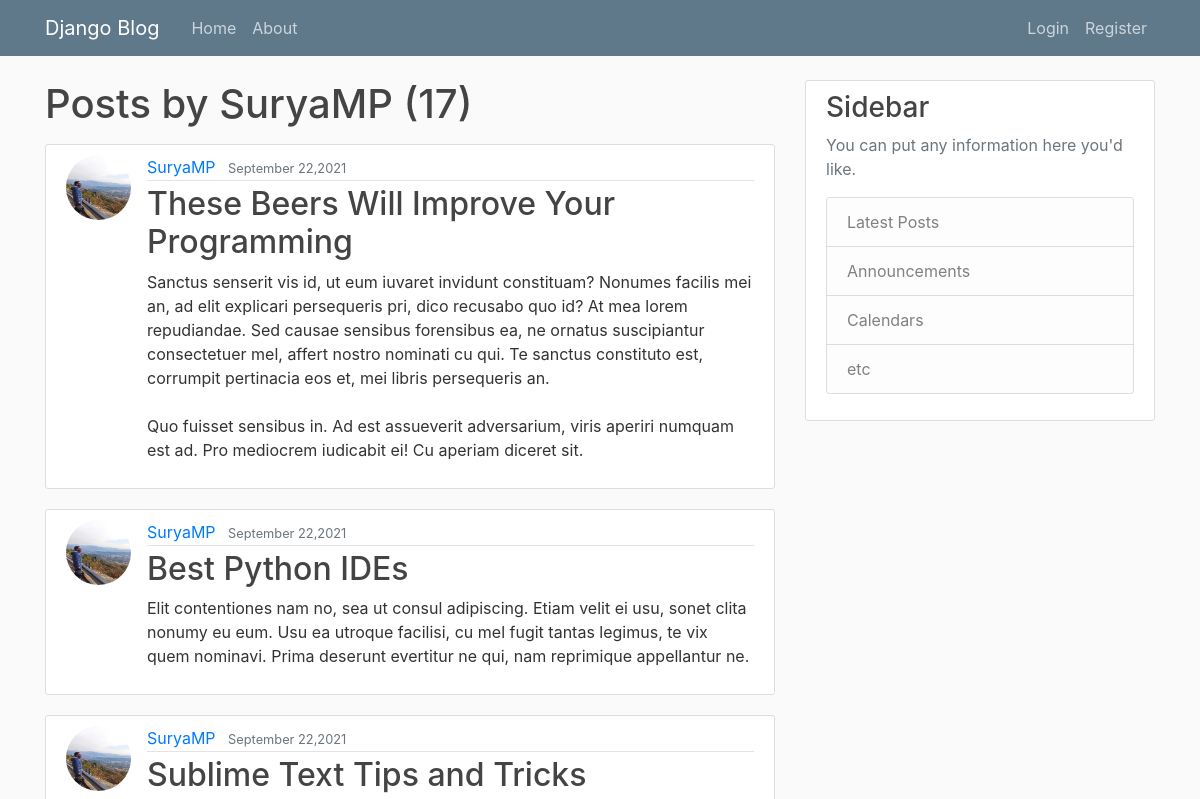
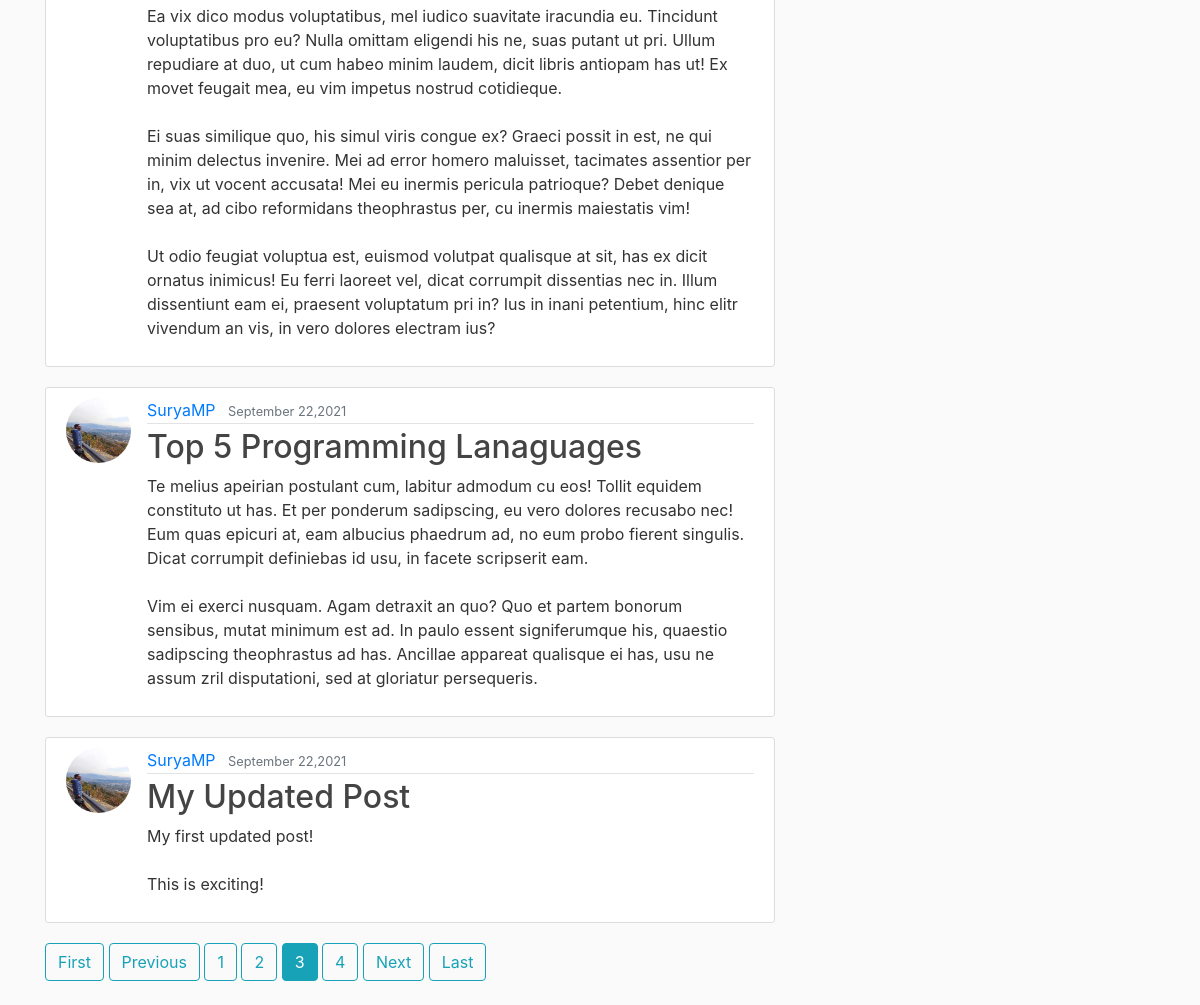
/blog/user/SuryaMP?page=3, run on the app's committed database (2 pictures, top to bottom).
### blog/models.py (models this page shows, shortened)
class Post(models.Model):
    title = models.CharField(max_length=100)
    content = models.TextField()
    date_posted = models.DateTimeField(default= timezone.now)
    author = models.ForeignKey(User, on_delete=models.CASCADE)

### users/models.py (models this page shows, shortened)
class Profile(models.Model):
    user = models.OneToOneField(User, on_delete = models.CASCADE)
    image = models.ImageField(default = 'default.jpg', upload_to = 'profile_pics')

### blog/views.py (the view)
# urls.py: path('user/<str:username>', UserPostListView.as_view(), name='user-posts'),
class UserPostListView(ListView):
    model = Post
    template_name = 'blog/user_posts.html'
    context_object_name = 'posts'
    paginate_by = 5
    def get_queryset(self):
        user = get_object_or_404(User, username=self.kwargs.get('username'))
        return Post.objects.filter(author=user).order_by('-date_posted')

### blog/templates/blog/user_posts.html
{% extends "blog/base.html" %}
{% block content %}
    <h1 class="mb-3">Posts by {{ view.kwargs.username }} ({{ page_obj.paginator.count }})</h1>
    {% for post in posts %}
        <article class="media content-section">
            <img class="rounded-circle article-img" src="{{ post.author.profile.image.url }}">
            <div class="media-body">
            <div class="article-metadata">
                <a class="mr-2" href="{% url 'user-posts' post.author.username %}">{{ post.author }}</a>
                <small class="text-muted">{{ post.date_posted|date:"F d,Y" }}</small>
            </div>
            <h2><a class="article-title" href="{% url 'post-detail' post.id %}">{{ post.title }}</a></h2>
            <p class="article-content">{{ post.content }}</p>
            </div>
        </article>
    {% endfor %}
    {% if is_paginated %}
        {% if page_obj.has_previous %}
            <a class="btn btn-outline-info mb-4" href="?page=1">First</a>
            <a class="btn btn-outline-info mb-4" href="?page={{ page_obj.previous_page_number }}">Previous</a>
        {% endif %}
        {% for num in page_obj.paginator.page_range %}
            {% if page_obj.number == num %}
                <a class="btn btn-info mb-4" href="?page={{ num }}">{{ num }}</a>
            {% elif num > page_obj.number|add:'-3' and num < page_obj.number|add:'3' %}
                <a class="btn btn-outline-info mb-4" href="?page={{ num }}">{{ num }}</a>
            {% endif %}
        {% endfor %}
        {% if page_obj.has_next %}
            <a class="btn btn-outline-info mb-4" href="?page={{ page_obj.next_page_number }}">Next</a>
            <a class="btn btn-outline-info mb-4" href="?page={{ page_obj.paginator.num_pages }}">Last</a>
        {% endif %}
    {% endif %}
{% endblock content %}

### blog/static/blog/main.css (style rules this page uses)
body { background: #fafafa; color: #333333; margin-top: 5rem; }
h1, h2, h3, h4, h5, h6 { color: #444444; }
.content-section { background: #ffffff; padding: 10px 20px; border: 1px solid #dddddd; border-radius: 3px; margin-bottom: 20px; }
.article-title { color: #444444; }
.article-content { white-space: pre-line; }
.article-img { height: 65px; width: 65px; margin-right: 16px; }
.article-metadata { padding-bottom: 1px; margin-bottom: 4px; border-bottom: 1px solid #e3e3e3 }

### data on the page
Post: author.profile.image (picture), author "SuryaMP", date_posted "September 22,2021", title "These Beers Will Improve Your Programming", content "Sanctus senserit vis id, ut eum iuvaret invidunt constituam? Nonumes facilis mei an, ad elit explicari persequeris pri, dico recusabo quo id? At mea lorem repudiandae. Sed causae sensibus forensibus ea, ne ornatus suscipiantur consectetuer mel, affert nostro nominati cu qui. Te sanctus constituto est, corrumpit pertinacia eos et, mei libris persequeris an. Quo fuisset sensibus in. Ad est assueverit adversarium, viris aperiri numquam est ad. Pro mediocrem iudicabit ei! Cu aperiam diceret sit."
Post: author.profile.image (picture), author "SuryaMP", date_posted "September 22,2021", title "Best Python IDEs", content "Elit contentiones nam no, sea ut consul adipiscing. Etiam velit ei usu, sonet clita nonumy eu eum. Usu ea utroque facilisi, cu mel fugit tantas legimus, te vix quem nominavi. Prima deserunt evertitur ne qui, nam reprimique appellantur ne."
Post: author.profile.image (picture), author "SuryaMP", date_posted "September 22,2021", title "Sublime Text Tips and Tricks", content "Ea vix dico modus voluptatibus, mel iudico suavitate iracundia eu. Tincidunt voluptatibus pro eu? Nulla omittam eligendi his ne, suas putant ut pri. Ullum repudiare at duo, ut cum habeo minim laudem, dicit libris antiopam has ut! Ex movet feugait mea, eu vim impetus nostrud cotidieque. Ei suas similique quo, his simul viris congue ex? Graeci possit in est, ne qui minim delectus invenire. Mei ad error homero maluisset, tacimates assentior per in, vix ut vocent accusata! Mei eu inermis pericula patrioque? Debet denique sea at, ad cibo reformidans theophrastus per, cu inermis maiestatis vim! Ut odio feugiat voluptua est, euismod volutpat qualisque at sit, has ex dicit ornatus inimicus! Eu…"
Post: author.profile.image (picture), author "SuryaMP", date_posted "September 22,2021", title "Top 5 Programming Lanaguages", content "Te melius apeirian postulant cum, labitur admodum cu eos! Tollit equidem constituto ut has. Et per ponderum sadipscing, eu vero dolores recusabo nec! Eum quas epicuri at, eam albucius phaedrum ad, no eum probo fierent singulis. Dicat corrumpit definiebas id usu, in facete scripserit eam. Vim ei exerci nusquam. Agam detraxit an quo? Quo et partem bonorum sensibus, mutat minimum est ad. In paulo essent signiferumque his, quaestio sadipscing theophrastus ad has. Ancillae appareat qualisque ei has, usu ne assum zril disputationi, sed at gloriatur persequeris."
Post: author.profile.image (picture), author "SuryaMP", date_posted "September 22,2021", title "My Updated Post", content "My first updated post! This is exciting!"

### other printed values
{{ view.kwargs.username }} "SuryaMP"
{{ page_obj.paginator.count }} "17"
{{ num }} "1" "2" "4"
{{ num }} "3"
